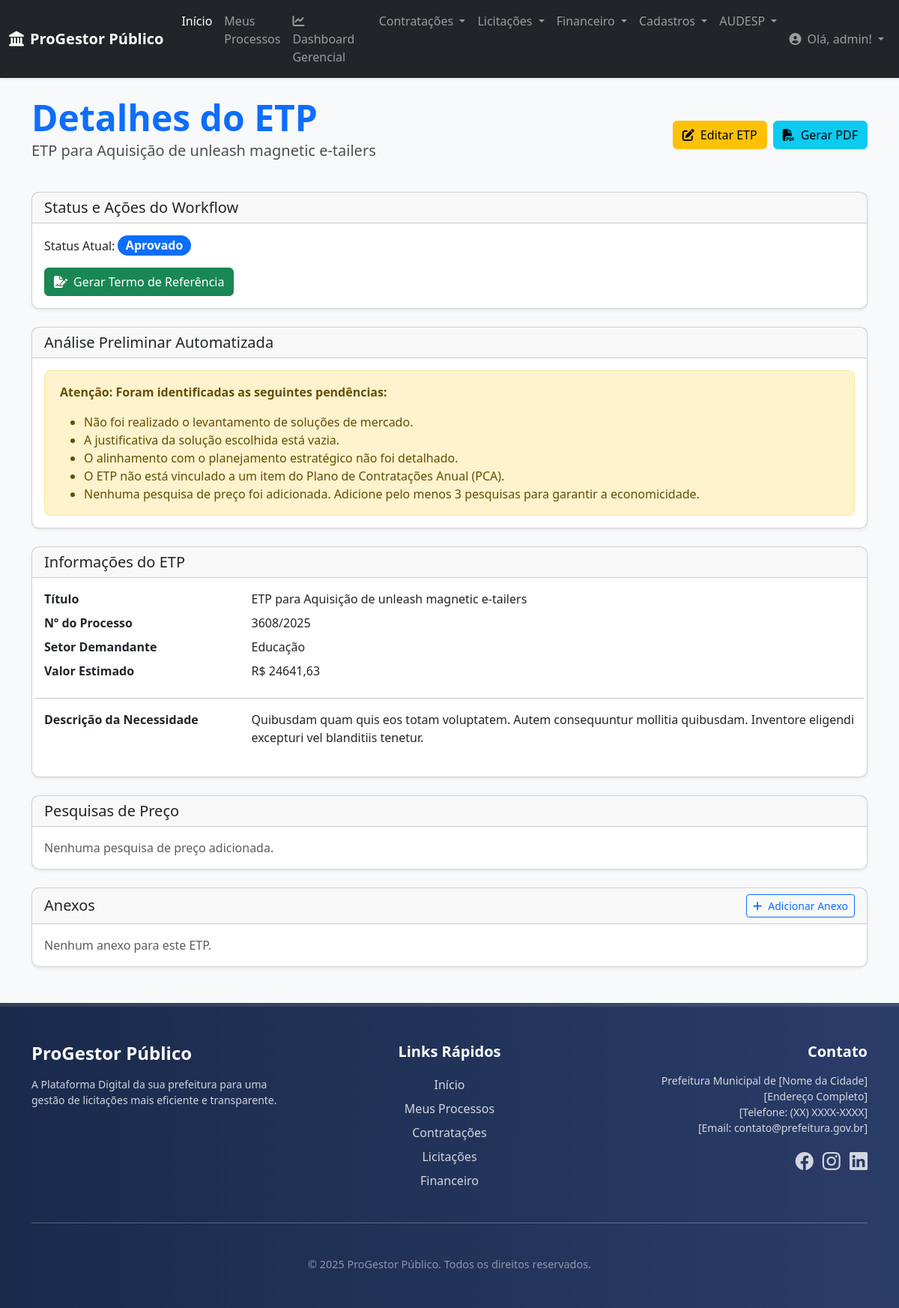
/contratacoes/etps/16/ (signed in), run on the app's committed database.
### contratacoes/models.py (models this page shows, shortened)
class ETP(models.Model):
    processo_vinculado = models.OneToOneField(
        Processo,
        on_delete=models.CASCADE,
        null=True, blank=True,
        related_name='etp_documento',
        verbose_name="Processo Principal (ProGestor Público)"
    )
    titulo = models.CharField(
        max_length=255,
        verbose_name="Título do ETP",
        help_text="Título descritivo do Estudo Técnico Preliminar."
    )
    numero_processo = models.CharField(
        max_length=50,
        unique=True,
        verbose_name="Número do Processo SEI/Interno",
        help_text="Número do processo administrativo relacionado a este ETP."
    )
    data_criacao = models.DateField(
        auto_now_add=True,
        verbose_name="Data de Criação"
    )
    data_ultima_atualizacao = models.DateTimeField(auto_now=True)
    setor_demandante = models.CharField(
        max_length=100,
        verbose_name="Setor Demandante",
        help_text="Nome do setor que solicitou a contratação."
    )
    autor = models.ForeignKey(
        settings.AUTH_USER_MODEL,
        on_delete=models.SET_NULL,
        null=True,
        blank=True,
        verbose_name="Elaborador"
    )
    descricao_necessidade = models.TextField(
        verbose_name="1. Descrição da Necessidade",
        help_text="Detalhe o problema a ser resolvido ou a necessidade."
    )
    objetivo_contratacao = models.TextField(
        verbose_name="2. Objetivo da Contratação",
        help_text="Qual o resultado esperado com a contratação?"
    )
    requisitos_contratacao = models.TextField(
        verbose_name="3. Requisitos da Contratação",
        help_text="Características mínimas que a solução deve ter."
    )
    levantamento_solucoes_mercado = models.TextField(
        verbose_name="4. Levantamento de Soluções de Mercado",
        help_text="Pesquisa e análise das alternativas disponíveis no mercado."
    )
    estimativa_quantidades = models.TextField(
        verbose_name="5. Estimativa das Quantidades",
        help_text="Qual a quantidade/dimensão da contratação."
    )
    estimativa_valor = models.DecimalField(
        max_digits=15,
        decimal_places=2,
        null=True,
        blank=True,
        verbose_name="6. Estimativa do Valor da Contratação (R$)",
        help_text="Valor estimado da contratação."
    )
    resultados_esperados = models.TextField(
        verbose_name="7. Resultados Esperados",
        help_text="Benefícios que a contratação trará."
    )
    viabilidade_justificativa_solucao = models.TextField(
        verbose_name="8. Viabilidade e Justificativa da Solução Escolhida",
        help_text="Qual a melhor solução e por que é a melhor."
    )
    contratacoes_correlatas = models.TextField(
        verbose_name="9. Contratações Correlatas e/ou Interdependentes",
        null=True,
        blank=True,
        help_text="Essa contratação depende de outras?"
    )
    alinhamento_planejamento = models.TextField(
        verbose_name="10. Alinhamento com o Planejamento Estratégico",
        help_text="A contratação está de acordo com os objetivos maiores da instituição?"
    )
    status = models.CharField(
        max_length=30,
        choices=STATUS_DOCUMENTO_CHOICES,
        default='EM_ELABORACAO',
        verbose_name="Status do Documento"
    )
    observacoes_analise = models.TextField(
        blank=True,
        null=True,
        verbose_name="Observações da Análise"
    )
    item_pca_vinculado = models.ForeignKey(
        "ItemPCA",
        on_delete=models.SET_NULL,
        null=True,
        blank=True,
        verbose_name="Item do PCA Vinculado"
    )
    anexos = models.ManyToManyField(
        ArquivoAnexo, # <<< ATUALIZADO: Agora usa ArquivoAnexo do core
        blank=True,
        verbose_name="Anexos do ETP"
    )
    permissions = [
                ("pode_submeter_etp_analise", "Pode submeter ETP para análise de requerimentos"),
                ("pode_aprovar_etp_analise", "Pode aprovar ETP pela Análise de Requerimentos"),
                ("pode_recusar_etp_analise", "Pode recusar ETP pela Análise de Requerimentos"),
                ("pode_aprovar_etp_orcamento", "Pode aprovar ETP pelo Setor de Orçamento"),
                ("pode_recusar_etp_orcamento", "Pode recusar ETP pelo Setor de Orçamento"),
            ]
    class Meta:
        verbose_name = "Estudo Técnico Preliminar (ETP)"
        verbose_name_plural = "Estudos Técnicos Preliminares (ETP)"
        ordering = ['-data_criacao']
    def get_analise_preliminar(self):
        pendencias = []
        if not self.descricao_necessidade:
            pendencias.append("A descrição da necessidade está vazia. Detalhe o problema.")
        if not self.objetivo_contratacao:
            pendencias.append("O objetivo da contratação não foi preenchido. Qual o resultado esperado?")
        if not self.requisitos_contratacao:
            pendencias.append("Os requisitos da contratação não foram informados. Quais as características mínimas?")
        if not self.levantamento_solucoes_mercado:
            pendencias.append("Não foi realizado o levantamento de soluções de mercado.")
        if not self.estimativa_quantidades:
            pendencias.append("A estimativa de quantidades não foi preenchida.")
        if self.estimativa_valor is None or self.estimativa_valor <= 0:
            pendencias.append("O valor estimado da contratação é nulo ou zero. Favor informar um valor válido.")
        if not self.viabilidade_justificativa_solucao:
            pendencias.append("A justificativa da solução escolhida está vazia.")
        if not self.alinhamento_planejamento:
            pendencias.append("O alinhamento com o planejamento estratégico não foi detalhado.")
        if not self.item_pca_vinculado:
            pendencias.append("O ETP não está vinculado a um item do Plano de Contratações Anual (PCA).")
        if not self.pesquisas_preco.exists():
            pendencias.append(
                'Nenhuma pesquisa de preço foi adicionada. Adicione pelo menos 3 pesquisas para garantir a economicidade.'
            )
        elif self.pesquisas_preco.count() < 3:
            pendencias.append(
                f'Apenas {self.pesquisas_preco.count()} pesquisas de preço foram adicionadas. Adicione pelo menos {3 - self.pesquisas_preco.count()} mais para garantir a economicidade.'
            )
        else:
            pass
        return pendencias

### contratacoes/views.py (the view)
# urls.py: path('etps/<int:pk>/', views.detalhar_etp, name='detalhar_etp'),
@login_required
def detalhar_etp(request, pk):
    etp = get_object_or_404(ETP, pk=pk)
    if etp.autor != request.user and not request.user.is_superuser:
        messages.error(request, 'Você não tem permissão para visualizar este ETP.')
        return redirect('contratacoes:listar_etps')
    pendencias_analise = etp.get_analise_preliminar() # Chama o método de análise do modelo
    context = {
        'etp': etp,
        'titulo_pagina': f'Detalhes do ETP: {etp.titulo}',
        'pendencias_analise': pendencias_analise,
        'status_choices': STATUS_DOCUMENTO_CHOICES # Passar as escolhas de status para o template
    }
    return render(request, 'contratacoes/detalhar_etp.html', context)

### core/context_processors.py (called while the page is built)
def global_context(request):
    return {
        'logo_url': 'img/logo_barueri.jpg', # Caminho do seu logo
        'ano_atual': datetime.date.today().year, # Opcional: para o footer de direitos autorais
    }

### contratacoes/templates/contratacoes/detalhar_etp.html (shortened to what this page needs)
{% extends 'base.html' %}
{% load widget_tweaks %}
{% block content %}
<div class="container mt-4 mb-5">
    <div class="d-flex justify-content-between align-items-center mb-4">
        <div>
            <h1 class="display-5 fw-bold text-primary mb-0">Detalhes do ETP</h1>
            <p class="lead">{{ etp.titulo }}</p>
        </div>
        <div class="d-flex gap-2">
            <a href="{% url 'contratacoes:editar_etp' pk=etp.pk %}" class="btn btn-warning">
                <i class="fas fa-edit me-2"></i>Editar ETP
            </a>
            <a href="{% url 'contratacoes:gerar_etp_pdf' pk=etp.pk %}" class="btn btn-info">
                <i class="fas fa-file-pdf me-2"></i>Gerar PDF
            </a>
        </div>
    </div>
    <div class="card shadow-sm mb-4">
        <div class="card-header">
            <h5 class="mb-0">Status e Ações do Workflow</h5>
        </div>
        <div class="card-body">
            <p>Status Atual: <span class="badge bg-primary fs-6 rounded-pill">{{ etp.get_status_display }}</span></p>
            <form method="post" action="{% url 'contratacoes:processar_acao_etp' pk=etp.pk %}" class="d-inline">
                {% if etp.status == 'APROVADO' and not tr_vinculado %}
                    <a href="{% url 'contratacoes:gerar_tr_a_partir_etp' pk=etp.pk %}" class="btn btn-success">
                        <i class="fas fa-file-signature me-2"></i>Gerar Termo de Referência
                    </a>
                {% elif tr_vinculado %}
                     <a href="{% url 'contratacoes:detalhar_tr' pk=tr_vinculado.pk %}" class="btn btn-info">
                        <i class="fas fa-eye me-2"></i>Ver TR Vinculado
                    </a>
                {% endif %}
            </form>
        </div>
    </div>
    <div class="card shadow-sm mb-4">
        <div class="card-header">
            <h5 class="mb-0">Análise Preliminar Automatizada</h5>
        </div>
        <div class="card-body">
            {% if pendencias_analise %}
                <div class="alert alert-warning mb-0">
                    <p class="fw-bold">Atenção: Foram identificadas as seguintes pendências:</p>
                    <ul class="mb-0">
                        {% for pendencia in pendencias_analise %}
                            <li>{{ pendencia }}</li>
                        {% endfor %}
                    </ul>
                </div>
            {% else %}
                <div class="alert alert-success mb-0">
                    <p class="mb-0">✔️ Nenhuma pendência encontrada na análise preliminar.</p>
                </div>
            {% endif %}
        </div>
    </div>
    <div class="card shadow-sm mb-4">
        <div class="card-header"><h5 class="mb-0">Informações do ETP</h5></div>
        <div class="card-body">
            <dl class="row">
                <dt class="col-sm-3">Título</dt><dd class="col-sm-9">{{ etp.titulo }}</dd>
                <dt class="col-sm-3">Nº do Processo</dt><dd class="col-sm-9">{{ etp.numero_processo }}</dd>
                <dt class="col-sm-3">Setor Demandante</dt><dd class="col-sm-9">{{ etp.setor_demandante }}</dd>
                <dt class="col-sm-3">Valor Estimado</dt><dd class="col-sm-9">R$ {{ etp.estimativa_valor|floatformat:2 }}</dd>
                <hr class="my-3">
                <dt class="col-sm-3">Descrição da Necessidade</dt><dd class="col-sm-9">{{ etp.descricao_necessidade|linebreaksbr }}</dd>
                </dl>
        </div>
    </div>
    <div class="card shadow-sm mb-4">
        <div class="card-header"><h5 class="mb-0">Pesquisas de Preço</h5></div>
        <div class="card-body">
            {% if etp.pesquisas_preco.all %}
                <table class="table table-striped table-hover mb-0">
                    <thead><tr><th>Fornecedor</th><th>Valor (R$)</th><th>Data</th></tr></thead>
                    <tbody>
                    {% for pesquisa in etp.pesquisas_preco.all %}
                        <tr>
                            <td>{{ pesquisa.fornecedor }}</td>
                            <td>{{ pesquisa.valor_cotado|floatformat:2 }}</td>
                            <td>{{ pesquisa.data_pesquisa|date:"d/m/Y" }}</td>
                        </tr>
                    {% endfor %}
                    </tbody>
                </table>
            {% else %}
                <p class="text-muted mb-0">Nenhuma pesquisa de preço adicionada.</p>
            {% endif %}
        </div>
    </div>
    <div class="card shadow-sm mb-4">
        <div class="card-header d-flex justify-content-between align-items-center">
            <h5 class="mb-0">Anexos</h5>
            <a href="{% url 'contratacoes:adicionar_anexo_etp' etp_id=etp.pk %}" class="btn btn-outline-primary btn-sm">
                <i class="fas fa-plus me-2"></i>Adicionar Anexo
            </a>
        </div>
        <div class="card-body p-0">
            {% if etp.anexos.all %}
                <ul class="list-group list-group-flush">
                {% for anexo in etp.anexos.all %}
                    <li class="list-group-item">
                        <a href="{{ anexo.arquivo.url }}" target="_blank">{{ anexo.titulo }}</a>
                    </li>
                {% endfor %}
                </ul>
            {% else %}
                <div class="p-3"><p class="text-muted mb-0">Nenhum anexo para este ETP.</p></div>
            {% endif %}
        </div>
    </div>
</div>
{% endblock content %}

### core/templates/core/navbar.html (shortened to what this page needs)
<nav class="navbar navbar-expand-lg navbar-dark bg-dark shadow-sm">
    <div class="container-fluid">
        <a class="navbar-brand fw-bold" href="{% url 'core:home' %}">
            <i class="fas fa-landmark me-2"></i>ProGestor Público
        </a>
        <div class="collapse navbar-collapse" id="navbarNavDropdown">
            <ul class="navbar-nav me-auto mb-2 mb-lg-0">
                <li class="nav-item">
                    <a class="nav-link active" aria-current="page" href="{% url 'core:home' %}">Início</a>
                </li>
                <li class="nav-item">
                    <a class="nav-link" href="{% url 'core:meus_processos' %}">Meus Processos</a>
                </li>
                <li class="nav-item">
                    <a class="nav-link" href="{% url 'core:dashboard_gerencial' %}">
                        <i class="fas fa-chart-line me-1"></i>Dashboard Gerencial
                    </a>
                </li>
                <li class="nav-item dropdown">
                    <a class="nav-link dropdown-toggle" href="#" id="navbarContratacoes" role="button" data-bs-toggle="dropdown" aria-expanded="false">
                        Contratações
                    </a>
                </li>
                <li class="nav-item dropdown">
                    <a class="nav-link dropdown-toggle" href="#" id="navbarLicitacoes" role="button" data-bs-toggle="dropdown" aria-expanded="false">
                        Licitações
                    </a>
                </li>
                <li class="nav-item dropdown">
                    <a class="nav-link dropdown-toggle" href="#" id="navbarFinanceiro" role="button" data-bs-toggle="dropdown" aria-expanded="false">
                        Financeiro
                    </a>
                </li>
                <li class="nav-item dropdown">
                    <a class="nav-link dropdown-toggle" href="#" id="navbarCadastros" role="button" data-bs-toggle="dropdown" aria-expanded="false">
                        Cadastros
                    </a>
                </li>
                <li class="nav-item dropdown">
                    <a class="nav-link dropdown-toggle" href="#" id="navbarAudesp" role="button" data-bs-toggle="dropdown" aria-expanded="false">
                        AUDESP
                    </a>
                </li>
            </ul>
            <ul class="navbar-nav">
                {% if user.is_authenticated %}
                    <li class="nav-item dropdown">
                        <a class="nav-link dropdown-toggle" href="#" id="navbarUserDropdown" role="button" data-bs-toggle="dropdown" aria-expanded="false">
                            <i class="fas fa-user-circle me-1"></i> Olá, {{ user.username }}!
                        </a>
                    </li>
                {% else %}
                    <li class="nav-item">
                        <a class="nav-link" href="{% url 'account_login' %}">Entrar</a>
                    </li>
                {% endif %}
            </ul>
        </div>
    </div>
</nav>

### core/templates/base.html (style rules this page uses)
:root { --primary-color: #0056b3; --secondary-color: #337ab7; --dark-blue: #1a2a4b; --light-grey: #f8f9fa; --medium-grey: #e9ecef; --text-dark: #495057; --text-light: #ffffff; }
body { display: flex; flex-direction: column; min-height: 100vh; font-family: 'Segoe UI', Roboto, 'Helvetica Neue', Arial, sans-serif; background-color: var(--light-grey); color: var(--text-dark); }
.navbar { box-shadow: 0 2px 4px rgba(0,0,0,.08); }
.card { border-radius: 10px; box-shadow: 0 4px 12px rgba(0,0,0,.08); transition: transform 0.2s ease-in-out; }
.alert { border-radius: 8px; padding: 1rem 1.25rem; }

### data on the page
ETP: titulo "ETP para Aquisição de unleash magnetic e-tailers", status "Aprovado", numero_processo "3608/2025", setor_demandante "Educação", estimativa_valor "24641,63", descricao_necessidade "Quibusdam quam quis eos totam voluptatem. Autem consequuntur mollitia quibusdam. Inventore eligendi excepturi vel blanditiis tenetur."

### other printed values
{{ user.username }} "admin"
{{ pendencia }} "Não foi realizado o levantamento de soluções de mercado." "A justificativa da solução escolhida está vazia." "O alinhamento com o planejamento estratégico não foi detalhado." "O ETP não está vinculado a um item do Plano de Contratações Anual (PCA)." "Nenhuma pesquisa de preço foi adicionada. Adicione pelo menos 3 pesquisas para garantir a economicidade."
